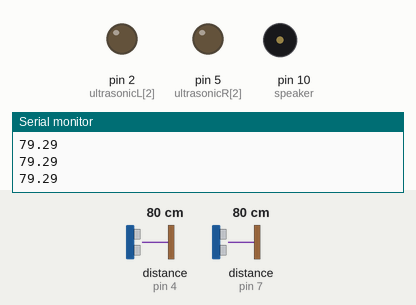
Recording of a sketch running on a simulated Arduino Uno, built with avr-gcc and run on an emulated ATmega328P. Parts: output pins drawn as LEDs (lit = HIGH), buzzer (waves = sounding), the last lines printed to the serial monitor. Dashed ring = blinking. Inputs (shaded band) come from the test bench; at power-on: distance to the obstacle (sensors on pin 4, pin 7) 80 cm. The echo pulse lasts 58.3 µs per cm; pins used as bus, display or sensor lines are not drawn.

Above: at 1.2 s.
1.3 s: distance to the obstacle (sensor on pin 4) set to 12 cm
2.8 s: distance to the obstacle (sensor on pin 4) set to 9 cm
At 4.1 s:
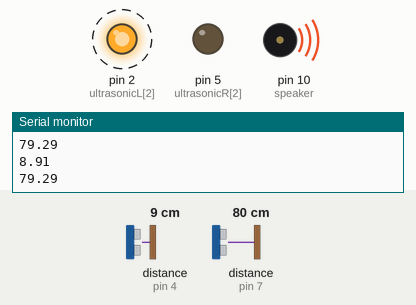
4.4 s: distance to the obstacle (sensor on pin 7) set to 12 cm
At 4.9 s:
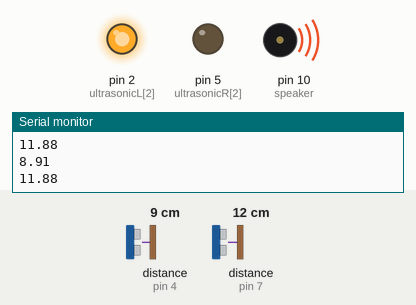
5.9 s: distance to the obstacle (sensor on pin 7) set to 9 cm
At 7.1 s:
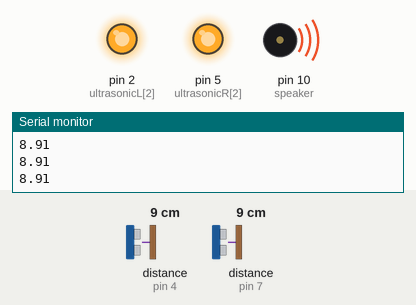
7.4 s: distance to the obstacle (sensor on pin 4) set to 18 cm
At 8.2 s:
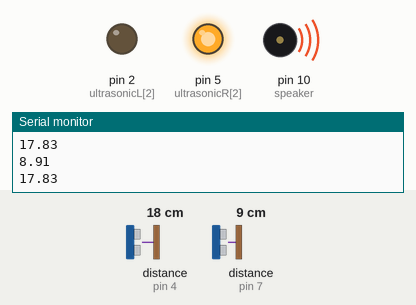
9.0 s: distance to the obstacle (sensor on pin 7) set to 35 cm
At 9.17 s:
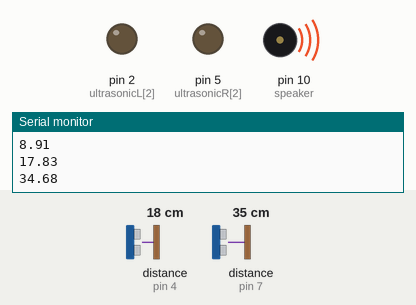
Timing chart, 0 to 11.8 s (numbered marks = the images above; inputs shaded):
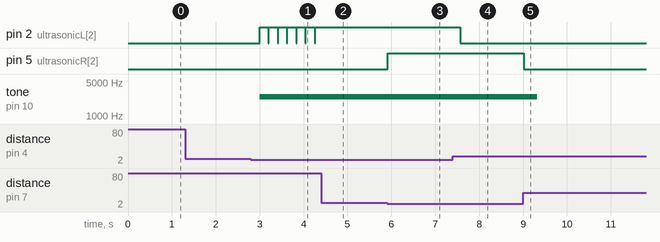

The sketch:

src.ino
```cpp
/*
 *   INFO
 *    - Infection Control Bed
 *    - Authors:
 *      - Amir Hesham Khalil
 *      - Ali Tarek Atef
 *      - Ali Sherif Badran
 *      - Youssef Ashraf Mohamed
 *      - Hesham Tamer Mohamed
 *      - Muhannad Abdallah Abdallah
 *
 *
 *
 *   BACKGROUND
 *   - Spread of COVID-19 occurs via airborne parricels and droplets.
 *   - People who are infected with COVID an release particles and droplets of respiratory fluids that contain the SARS CoV-2 virus into the air when they exhale.
 *   - The problem is that a person can be exposed by an infected person coughing or speaking near them.
 *   - They can also be exposed by inhaling aerosol particles that are spreading away from the infected person.
 *   - Transmission of COVID-19 from inhalation of virus in the air can occur at distances greater than six feet (182.88 cm ~ 180 cm)
 *
 *   SOLUTION
 *
 *   - This project will help in reducing rates of infection of the coronavirus through the following steps:
 *       - The patient's bed is surrounded by two ultrasonic sensors from the right and the left directions
 *       - If at least one ultrasonic sesnor detected a minumimum distance of 10cm between the patient's bed and the nearest person in the room an LED at the same direction will light up
 *       - Furthermore, once an LED lights up, the buzzer (piezo speaker) will send a sound signal of 2500Hz for half a second until the distance increases.
 *
 *       P.S: a scale of 18cm-to-1cm was used while taking measurements for the prototype.
 */


int ultrasonicL[3] = {3, 4, 2};
int ultrasonicR[3] = {6, 7, 5};
int speaker = 10;
int maxAllowedRange = 10;

// Calculating the distance based on radiation duration
float getDistanceOf(int trigPin, int echoPin) {
  digitalWrite(trigPin, LOW);
  delayMicroseconds(1000);
  digitalWrite(trigPin, HIGH);
  delayMicroseconds(1000);
  digitalWrite(trigPin, LOW);
  float duration = pulseIn(echoPin, HIGH);
  return 340 * (duration / 2) * (1e-4);
}

void setup() {
  // Setting up the Trigs
  pinMode(ultrasonicL[0], OUTPUT);
  pinMode(ultrasonicR[0], OUTPUT);

  // Setting up the Echos
  pinMode(ultrasonicL[1], INPUT);
  pinMode(ultrasonicR[1], INPUT);

  // Setting up the LEDs
  pinMode(ultrasonicL[2], OUTPUT);
  pinMode(ultrasonicR[2], OUTPUT);

  // Setting up the Speaker
  pinMode(speaker, OUTPUT);

  Serial.begin(9600);
}

void loop() {
  // initializing LEDS
  digitalWrite(ultrasonicL[2], LOW);
  digitalWrite(ultrasonicR[2], LOW);


  // Getting the distance of BOTH ultrasonic sensors
  float distL = getDistanceOf(ultrasonicL[0], ultrasonicL[1]);
  Serial.println(distL);

  float distR = getDistanceOf(ultrasonicR[0], ultrasonicR[1]);
  Serial.println(distR);


  // Check minimum constraints
  if (distL <= maxAllowedRange) {
    digitalWrite(ultrasonicL[2], HIGH), tone(speaker, 2500, 500);
  }

  if (distR <= maxAllowedRange) {
    digitalWrite(ultrasonicR[2], HIGH), tone(speaker, 2500, 500);
  }

  delay(200);
}
```

Measured:
- the behaviour switches between 11 and 10 cm on distance to the obstacle (sensor on pin 4) (found by bisection; images 0 and 1)
- the behaviour switches between 11 and 10 cm on distance to the obstacle (sensor on pin 7) (found by bisection; images 2 and 3)
- after the input at 2.8 s, pin 2 (ultrasonicL[2]): alternates HIGH for 0.20 s and LOW for 0.01 s, starting after 0.20 s; tone on pin 10 (speaker): silent → 2500 Hz after 0.20 s
- after the input at 4.4 s, pin 2 (ultrasonicL[2]): stops changing and stays HIGH
- after the input at 5.9 s, pin 5 (ultrasonicR[2]): LOW → HIGH at once
- after the input at 7.4 s, pin 2 (ultrasonicL[2]): HIGH → LOW after 0.17 s
- after the input at 9.0 s, pin 5 (ultrasonicR[2]): HIGH → LOW at once; tone on pin 10 (speaker): 2500 Hz → silent after 0.32 s
